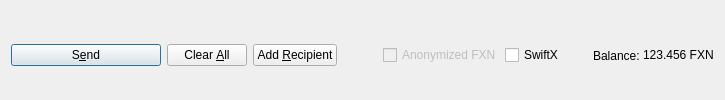
         <widget class="QFrame" name="frame_Send">
          <layout class="QHBoxLayout" name="horizontalLayout">
           <property name="bottomMargin">
            <number>0</number>
           </property>
           <item>
            <widget class="QPushButton" name="sendButton">
             <property name="minimumSize">
              <size>
               <width>150</width>
               <height>0</height>
              </size>
             </property>
             <property name="toolTip">
              <string>Confirm the send action</string>
             </property>
             <property name="text">
              <string>S&amp;end</string>
             </property>
             <property name="icon">
              <iconset resource="../fxn.qrc">
               <normaloff>:/icons/send</normaloff>:/icons/send</iconset>
             </property>
             <property name="autoDefault">
              <bool>false</bool>
             </property>
             <property name="default">
              <bool>true</bool>
             </property>
            </widget>
           </item>
           <item>
            <widget class="QPushButton" name="clearButton">
             <property name="sizePolicy">
              <sizepolicy hsizetype="Minimum" vsizetype="Fixed">
               <horstretch>0</horstretch>
               <verstretch>0</verstretch>
              </sizepolicy>
             </property>
             <property name="toolTip">
              <string>Clear all fields of the form.</string>
             </property>
             <property name="text">
              <string>Clear &amp;All</string>
             </property>
             <property name="icon">
              <iconset resource="../fxn.qrc">
               <normaloff>:/icons/remove</normaloff>:/icons/remove</iconset>
             </property>
             <property name="autoDefault">
              <bool>false</bool>
             </property>
            </widget>
           </item>
           <item>
            <widget class="QPushButton" name="addButton">
             <property name="toolTip">
              <string>Send to multiple recipients at once</string>
             </property>
             <property name="text">
              <string>Add &amp;Recipient</string>
             </property>
             <property name="icon">
              <iconset resource="../fxn.qrc">
               <normaloff>:/icons/add</normaloff>:/icons/add</iconset>
             </property>
             <property name="autoDefault">
              <bool>false</bool>
             </property>
            </widget>
           </item>
           <item>
            <spacer name="horizontalSpacer">
             <property name="orientation">
              <enum>Qt::Horizontal</enum>
             </property>
             <property name="sizeHint" stdset="0">
              <size>
               <width>40</width>
               <height>20</height>
              </size>
             </property>
            </spacer>
           </item>
           <item>
            <layout class="QHBoxLayout" name="horizontalLayout_2">
             <property name="spacing">
              <number>3</number>
             </property>
             <item>
              <widget class="QCheckBox" name="checkzFXN">
               <property name="enabled">
                <bool>false</bool>
               </property>
               <property name="text">
                <string>Anonymized FXN</string>
               </property>
              </widget>
             </item>
             <item>
              <widget class="QCheckBox" name="checkSwiftTX">
               <property name="enabled">
                <bool>true</bool>
               </property>
               <property name="minimumSize">
                <size>
                 <width>85</width>
                 <height>0</height>
                </size>
               </property>
               <property name="text">
                <string>SwiftX</string>
               </property>
              </widget>
             </item>
             <item>
              <widget class="QLabel" name="label">
               <property name="text">
                <string>Balance:</string>
               </property>
              </widget>
             </item>
             <item>
              <widget class="QLabel" name="labelBalance">
               <property name="sizePolicy">
                <sizepolicy hsizetype="Preferred" vsizetype="Fixed">
                 <horstretch>0</horstretch>
                 <verstretch>0</verstretch>
                </sizepolicy>
               </property>
               <property name="cursor">
                <cursorShape>IBeamCursor</cursorShape>
               </property>
               <property name="text">
                <string notr="true">123.456 FXN</string>
               </property>
               <property name="textInteractionFlags">
                <set>Qt::LinksAccessibleByMouse|Qt::TextSelectableByKeyboard|Qt::TextSelectableByMouse</set>
               </property>
              </widget>
             </item>
            </layout>
           </item>
          </layout>
         </widget>
